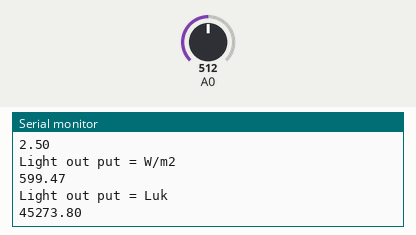
Bench run of a sketch on a simulated Arduino Uno, built with avr-gcc and run on an emulated ATmega328P. Shown: the last lines printed to the serial monitor. The test bench sets the inputs (shaded band); at power-on: A0 = 512.

Above: at 5.8 s.
5.9 s: A0 set to 716
At 11.4 s:
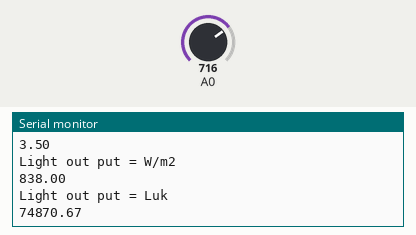
11.9 s: A0 set to 900
At 16.2 s:
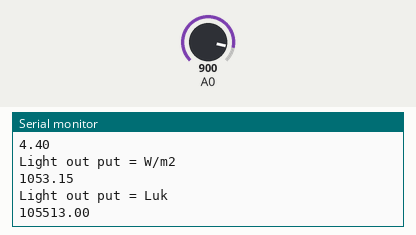
Timing chart, 0 to 17.7 s (numbered marks = the images above; inputs shaded):
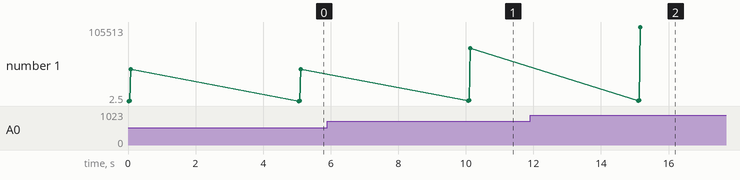

The sketch:

Light_Sensor_Power_V1.ino
```cpp
#include <math.h>
int value1;
void setup()
{
  Serial.begin(9600);
}
void loop()
{
value1 = analogRead(0);
Serial.println("Light out put = Volt");
Serial.println(value1 * (5.0 / 1023.0));

Serial.println("Light out put = W/m2");
Serial.println((((value1 * (5.0 / 1023.0)) + 0.0535)/0.00418)-12);

Serial.println("Light out put = Luk");
Serial.println(pow(((value1 * (5.0 / 1023.0)) / 0.00197),1.5));

delay(5000);
}
```

Measured:
- after the input at 5.9 s, the serial monitor: prints a new line after 4.2 s (image 1)
- after the input at 11.9 s, the serial monitor: prints a new line after 3.2 s (image 2)
- plotted number 1: 45273.8 → 74870.67 after the input at 5.9 s, 74870.67 → 105513 after the input at 11.9 s
